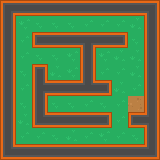

The image is a tile-based game level rendered from a .tmx file. Its description and complete source (layers, tilesets, objects, tile grids) follow:
An orthogonal 10x10 tile map with 16x16 px tiles, 2 tile layers (Terrain, Tile Layer 1) and 1 object (PlayerSpawn).

<map version="1.2" tiledversion="1.3.1" orientation="orthogonal" renderorder="right-down" compressionlevel="-1" width="10" height="10" tilewidth="16" tileheight="16" infinite="0" nextlayerid="4" nextobjectid="2">
 <tileset firstgid="1" source="TopDownShooter.tsx" />
 <layer id="3" name="Terrain" width="10" height="10">
  <data encoding="csv">
3,1,2,2,3,2,4,4,4,4,
1,1,4,4,4,3,3,3,2,3,
2,3,4,4,3,4,3,4,4,4,
3,3,4,4,1,1,1,2,2,2,
1,4,2,2,1,1,3,3,2,2,
3,3,3,1,2,4,3,2,3,4,
4,4,2,4,4,3,4,3,5,1,
1,2,2,2,1,1,2,3,4,4,
3,3,3,4,2,3,1,3,4,1,
1,3,2,3,2,3,4,2,1,1
</data>
 </layer>
 <layer id="1" name="Tile Layer 1" width="10" height="10">
  <properties>
   <property name="collision" type="bool" value="true" />
  </properties>
  <data encoding="csv">
137,139,139,139,139,139,139,139,139,138,
173,0,0,0,0,0,0,0,0,173,
173,0,177,139,139,140,139,142,0,173,
173,0,0,0,0,173,0,0,0,173,
173,0,176,0,0,173,0,0,0,173,
173,0,174,139,139,141,142,0,0,173,
173,0,173,0,0,0,0,0,0,173,
173,0,171,139,139,139,142,0,177,175,
173,0,0,0,0,0,0,0,0,173,
171,139,139,139,139,139,139,139,139,172
</data>
 </layer>
 <objectgroup id="2" name="Spawners">
  <object id="1" name="PlayerSpawn" gid="29" x="128.364" y="144.545" width="16" height="16" />
 </objectgroup>
</map>